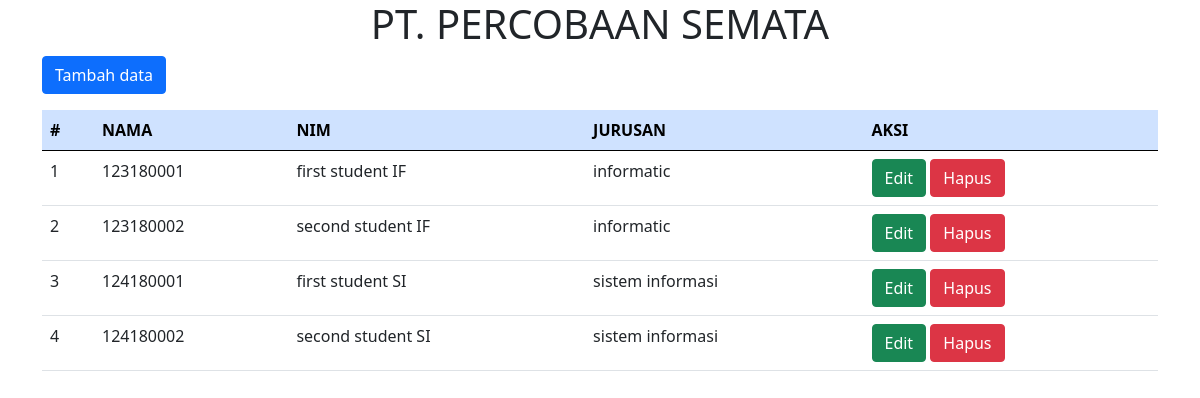
The page / on the database its author committed.
### tables this page shows
CREATE TABLE `user` (
  `nim` varchar(128) NOT NULL,
  `nama` varchar(128) NOT NULL,
  `jurusan` varchar(128) NOT NULL
);

### index.php (the view, shortened to what this page needs)
<?php
include "koneksi.php";
?>
<!doctype html>
<html lang="en">
<head>
    <link href="https://cdn.jsdelivr.net/npm/bootstrap@5.0.1/dist/css/bootstrap.min.css" rel="stylesheet">
</head>
<body>
    <div class="container">
        <center>
            <div class="container">
                <h1>PT. PERCOBAAN SEMATA</h1>
            </div>
        </center>
        <a href="tambahdata.php"><button type="button" class="btn btn-primary">Tambah data</button></a>
        <table class="table ">
            <thead class="table-primary">
                <tr>
                    <th scope="col">#</th>
                    <th scope="col">NAMA</th>
                    <th scope="col">NIM</th>
                    <th scope="col">JURUSAN</th>
                    <th scope="col">AKSI</th>
                </tr>
            </thead>
            <tbody>
                <?php
                $tampil = "SELECT * FROM user";
                $query = mysqli_query($con, $tampil);
                $no     = 1;
                if (mysqli_num_rows($query) == 0) {
                    echo "<tr><td colspan='4' align='center'>data tidak ada</td></tr>";
                } else {
                    while ($hasil = mysqli_fetch_array($query)) {
                ?>
                        <tr>
                            <td><?= $no++; ?></td>
                            <td><?= $hasil['nim']; ?> </td>
                            <td><?= $hasil['nama']; ?> </td>
                            <td><?= $hasil['jurusan']; ?> </td>
                            <td>
                                <a href="editdata.php?nim=<?= $hasil['nim']; ?>"><button type="button" class="btn btn-success">Edit</button></a>
                                <a href="hapusdata.php?nim=<?= $hasil['nim']; ?>"><button type="button" class="btn btn-danger">Hapus</button></a>
                            </td>
                        </tr>
                    <?php } ?>
                <?php } ?>
            </tbody>
        </table>
    </div>
</body>
</html>

### rows shown on the page
user: nim "123180001", nama "first student IF", jurusan "informatic"
user: nim "123180002", nama "second student IF", jurusan "informatic"
user: nim "124180001", nama "first student SI", jurusan "sistem informasi"
user: nim "124180002", nama "second student SI", jurusan "sistem informasi"
